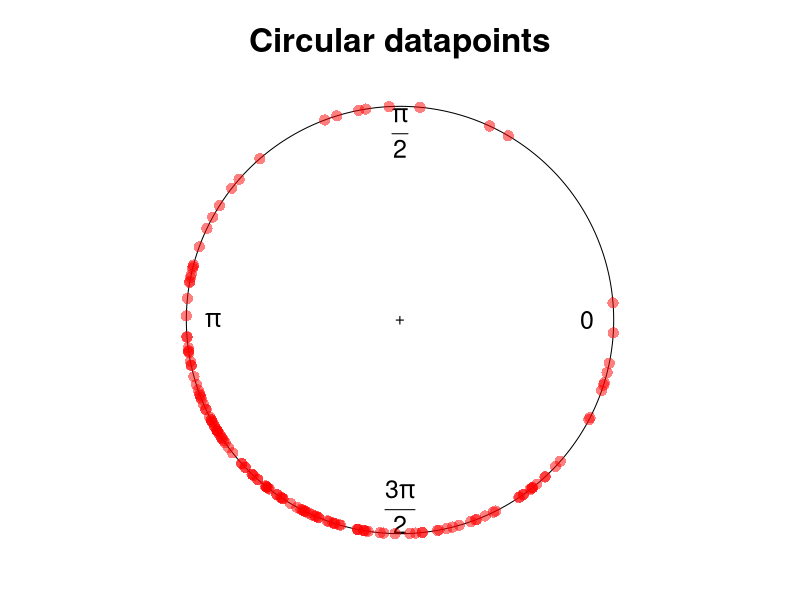
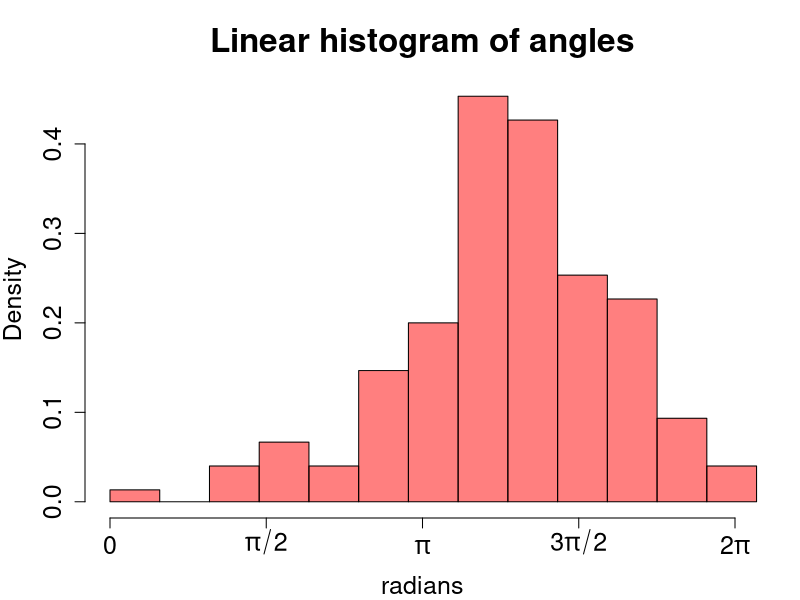
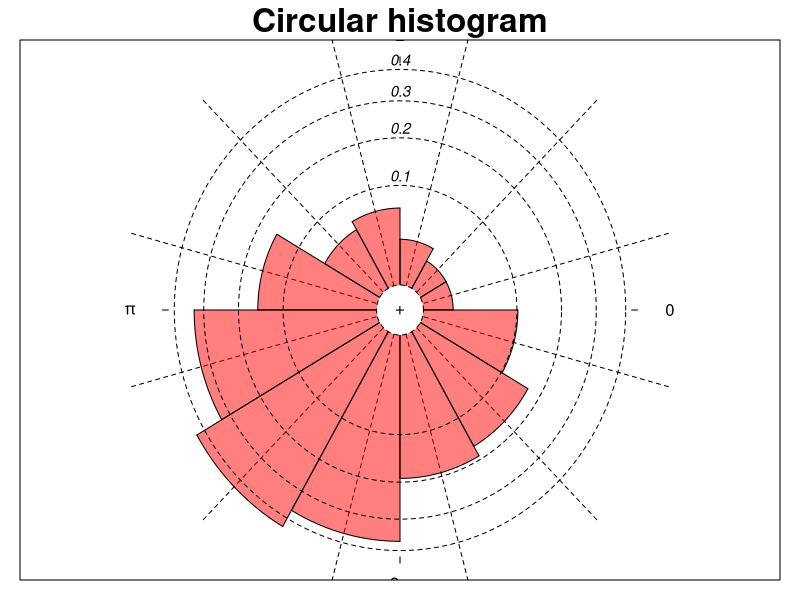
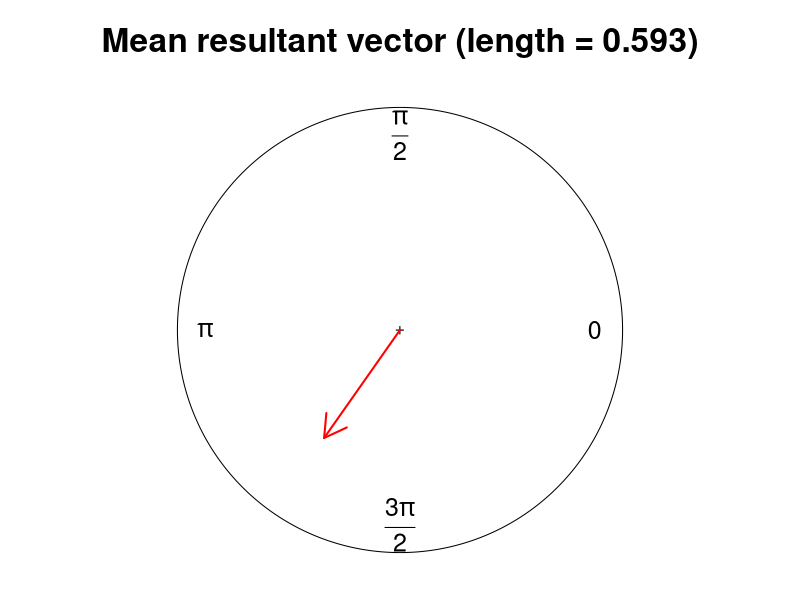

Source code (R) for these figures, in order:
# Replicate code examples in 8.6 Circular Data Analysis

# ==============================================================================
# load packages
# ==============================================================================

library(circular)

# ==============================================================================
# simulate synthetic data
# ==============================================================================

set.seed(8675309)

n = 150
x = rvonmises(n, mu = 1.25 * pi, kappa = 1.5)
a = as.vector(x)

# ==============================================================================
# plot circular datapoints (code on pg. 194; panel 1 of Figure 8.9)
# ==============================================================================

par(mar = c(2, 2, 4, 2), cex.main = 2)

plot.circular(x, col = rgb(1, 0, 0, 0.5), main = "Circular datapoints",
              cex = 1.5)

# ==============================================================================
# plot linear histogram (panel 2 of Figure 8.9)
# ==============================================================================

par(mar = c(4.1, 4.25, 4, 2), cex.main = 2)

hist(a, xlim = c(0, 2*pi), breaks = "Scott", freq = FALSE,
     xlab = "radians", main = "Linear histogram of angles",
     col = rgb(1, 0, 0, 0.5), xaxt = "n", cex.lab = 1.5, cex.axis = 1.5)
axis(1, at = c(0, pi/2, pi, 3*pi/2, 2*pi), cex.axis = 1.5, cex.lab = 1.75,
     labels = c("0", expression(pi / 2), expression(pi), expression(3*pi/2), expression(2*pi)))

# ==============================================================================
# plot circular histogram (code on pg. 194; panel 3 of Figure 8.9)
# ==============================================================================

par(mar = c(2, 2, 4, 2), cex.main = 2)

windrose(x, rep(1, n), fill.col = rgb(1, 0, 0, 0.5),
         main = "Circular histogram", cir.ind = 0.1,
         xlim = c(-1.5, 1.5), ylim = c(-1.5, 1.5),
         tol = 0)

# ==============================================================================
# plot mean resultant length (panel 4 of Figure 8.9)
# ==============================================================================

U = cbind(cos(a), sin(a))
v = colMeans(U)
l = rho.circular(x)

par(mar = c(1, 1, 4, 1), cex.main = 2)

plot.circular(l, col = rgb(0, 0, 0, 0), cex = 1.5,
              main = paste("Mean resultant vector (length = ",
                           round(l, digits = 3), ")", sep = "")
              )
arrows(0, 0, x1 = v[1], y1 = v[2], col = rgb(1, 0, 0, 1), lwd = 2)

# ==============================================================================
# Calculate magnitude of mean resultant vector (phase-locking value) (pg. 195)
# ==============================================================================

l = rho.circular(x)

# ==============================================================================
# Rayleigh test of uniformity (pg. 195)
# ==============================================================================

rayleigh.test(x)
